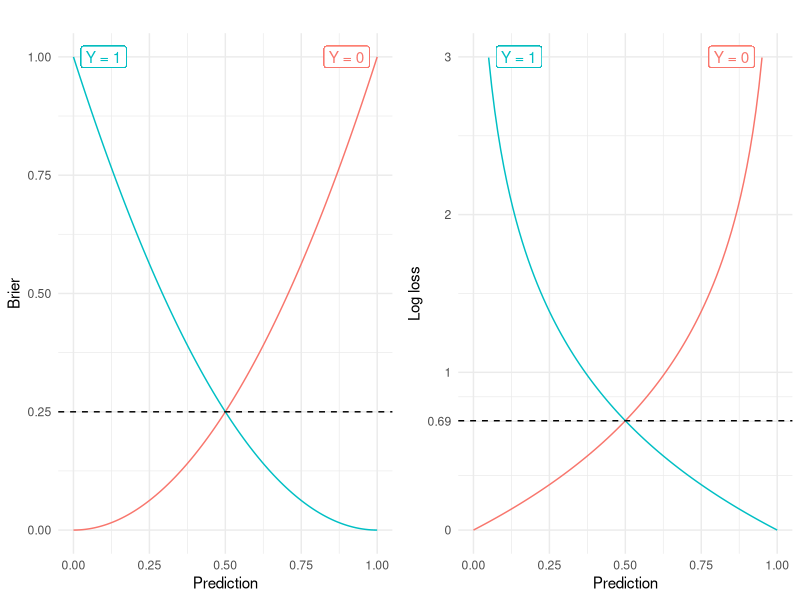

Recreate this plot in R.
library(ggplot2)
library(tidyverse)
library(reshape2)
library(gridExtra)

pred = seq.int(0,1,0.01)
brier0 = (0 - pred)^2
brier1 = (1 - pred)^2
logloss0 = -log(1 - pred)
logloss1 = -log(pred)
df = data.frame(pred, brier0, brier1, logloss0, logloss1)
df = reshape2::melt(df, id.vars = "pred")
p1 = df %>% filter(grepl("brier", variable)) %>%
  ggplot(aes(x = pred, y = value, colour = variable)) +
  geom_line() +
  theme_minimal() +
  labs(x = "Prediction", y = "Brier", title = "") +
  geom_label(aes(x = 0.1, y = 1, label = "Y = 1")) +
  geom_label(aes(x = 0.9, y = 1, label = "Y = 0", colour = "brier0")) +
  theme(legend.position = "n") +
  geom_hline(yintercept = 0.25, linetype = "dashed")

p2 = df %>% filter(grepl("logloss", variable)) %>%
  ggplot(aes(x = pred, y = value, colour = variable)) +
  geom_line() +
  theme_minimal() +
  labs(x = "Prediction", y = "Log loss", title = "") +
  geom_label(aes(x = 0.15, y = 3, label = "Y = 1")) +
  geom_label(aes(x = 0.85, y = 3, label = "Y = 0", colour = "logloss0")) +
  theme(legend.position = "n") +
  geom_hline(yintercept = -log(0.5), linetype = "dashed") +
  scale_y_continuous(breaks = c(0, 0.69, 1, 2, 3),
                     labels = c(0, 0.69, 1, 2, 3),
                     limits = c(0, 3))

grid.arrange(p1, p2, nrow = 1)
dev.copy(png, "~/Desktop/brier_logloss.png", width = 15,
         height = 8, units = "cm", res = 300)
dev.off()
